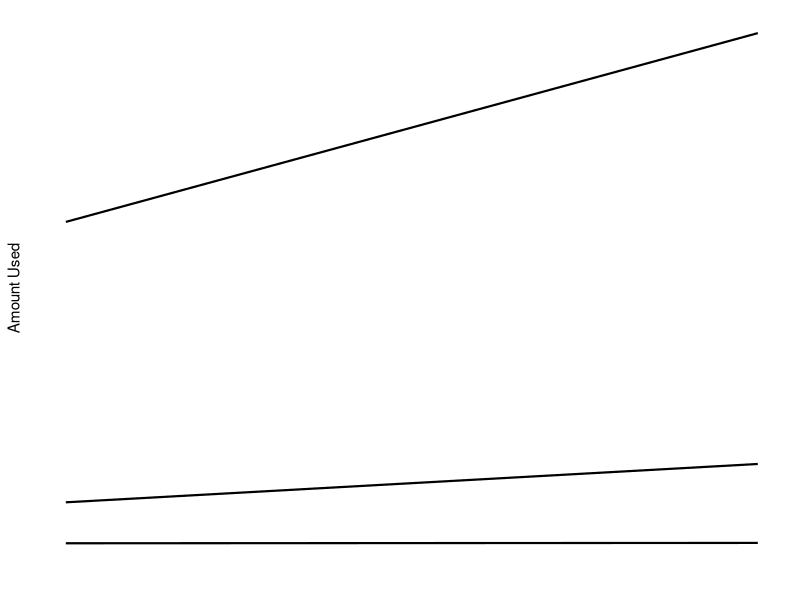

Write the R code that produced this figure. (Note: this script raises an error after producing the figure.)
#---------------------------------------------------------------------
# https://acaird.github.io/computers/r/2013/11/27/slopegraphs-ggplot/
#---------------------------------------------------------------------
library(ggplot2)
library(scales)
months<-24
year1<-c(1338229205,5212325386,31725112511)
year3<-c(1372425378,8836570075,49574919628)
group<-c("Group C", "Group B", "Group A")
a<-data.frame(year1,year3,group)
l11<-paste(a$group,comma_format()(round(a$year1/(3600*24*30.5))),sep="\n")
l13<-paste(a$group,comma_format()(round(a$year3/(3600*24*30.5))),sep="\n")
p<-ggplot(a) + geom_segment(aes(x=0,xend=months,y=year1,yend=year3),size=.75)
p<-p + theme(panel.background = element_blank())
p<-p + theme(panel.grid=element_blank())
p<-p + theme(axis.ticks=element_blank())
p<-p + theme(axis.text=element_blank())
p<-p + theme(panel.border=element_blank())
p<-p + xlab("") + ylab("Amount Used")
p<-p + theme(axis.title.y=theme_text(vjust=3))
p<-p + xlim((0-12),(months+12))
p<-p + ylim(0,(1.2*(max(a$year3,a$year1))))
p<-p + geom_text(label=l13, y=a$year3, x=rep.int(months,length(a)),hjust=-0.2,size=3.5)
p<-p + geom_text(label=l11, y=a$year1, x=rep.int( 0,length(a)),hjust=1.2,size=3.5)
p<-p + geom_text(label="Year 1", x=0,     y=(1.1*(max(a$year3,a$year1))),hjust= 1.2,size=5)
p<-p + geom_text(label="Year 3", x=months,y=(1.1*(max(a$year3,a$year1))),hjust=-0.1,size=5)
p